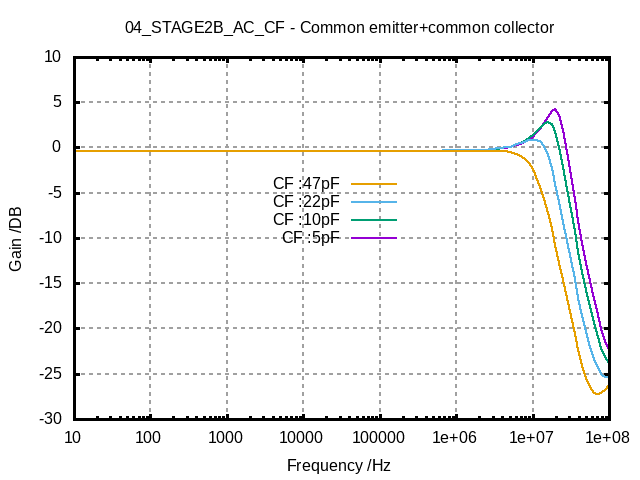

Here is the gnuplot script that generated this plot:
set termoption noenhanced
set title "04_STAGE2B_AC_CF - Common emitter+common collector"
set xlabel "Frequency /Hz"
set ylabel "Gain /DB"
set grid lw 2
set logscale x 
set xrange [10:100000000]
#set logscale y 
set yrange [-30e+00:10e+00]
#set xtics 1
#set x2tics 1
#set ytics 1
#set y2tics 1
set border lw 3
set format y "%g"
set format x "%g"
plot '04_STAGE2B_AC_CF_result.txt' using 1:2 with lines lw 2 title "CF :5pF" at graph 0.5,0.5 ,\
     '04_STAGE2B_AC_CF_result.txt' using 3:4 with lines lw 2 title "CF :10pF" at graph 0.5,0.55,\
     '04_STAGE2B_AC_CF_result.txt' using 5:6 with lines lw 2 title "CF :22pF" at graph 0.5,0.6,\
     '04_STAGE2B_AC_CF_result.txt' using 7:8 with lines lw 2 title "CF :47pF" at graph 0.5,0.65
set terminal push
set terminal png noenhanced
set out '04_STAGE2B_AC_CF.png'
replot
set term pop
replot
pause mouse
